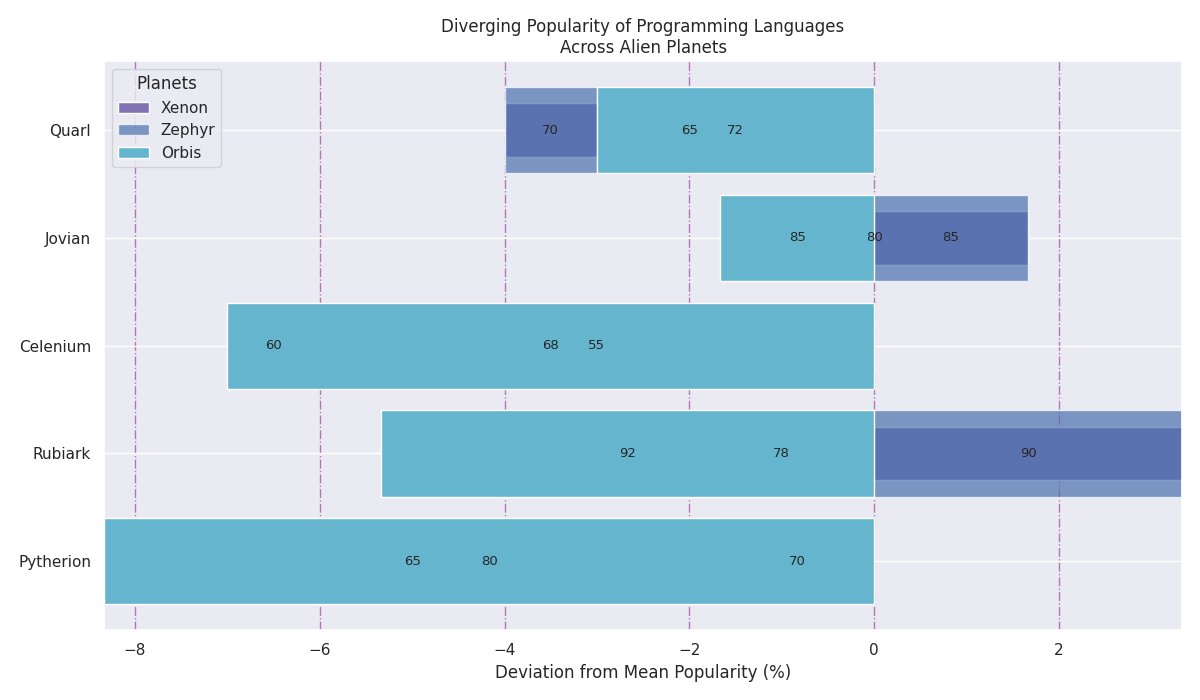

Generate this figure with Python:
import matplotlib.pyplot as plt
import numpy as np

languages = ["Pytherion", "Rubiark", "Celenium", "Jovian", "Quarl"]
xenon_popularity = [70, 90, 55, 85, 65]  # Shuffled
zephyr_popularity = [65, 78, 60, 80, 70]  # Shuffled
orbis_popularity = [80, 92, 68, 85, 72]  # Shuffled

central_value = np.mean([xenon_popularity, zephyr_popularity, orbis_popularity], axis=0)
xenon_deviation = np.array(xenon_popularity) - central_value
zephyr_deviation = np.array(zephyr_popularity) - central_value
orbis_deviation = np.array(orbis_popularity) - central_value

bar_width = 0.5
r = np.arange(len(languages))

fig, ax = plt.subplots(figsize=(12, 7))
ax.barh(r, xenon_deviation, color='m', height=bar_width, label='Xenon')
ax.barh(r, zephyr_deviation, left=xenon_deviation, color='b', alpha=0.7, label='Zephyr')
ax.barh(r, orbis_deviation, left=xenon_deviation + zephyr_deviation, color='c', label='Orbis')

for i in range(len(languages)):
    ax.text(xenon_deviation[i] / 2, i, str(int(xenon_popularity[i])), va='center', ha='center', fontsize=9.5)
    ax.text((xenon_deviation[i] + zephyr_deviation[i] / 2), i, str(int(zephyr_popularity[i])), va='center', ha='center', fontsize=9.5)
    ax.text((xenon_deviation[i] + zephyr_deviation[i] + orbis_deviation[i] / 2), i, str(int(orbis_popularity[i])), va='center', ha='center', fontsize=9.5)

ax.set_yticks(r)
ax.set_yticklabels(languages)
ax.set_xlabel('Deviation from Mean Popularity (%)')
ax.set_title('Diverging Popularity of Programming Languages\nAcross Alien Planets')
ax.xaxis.grid(True, linestyle='-.', which='major', color='purple', alpha=0.5)

plt.legend(title='Planets', loc='upper left')
plt.tight_layout()
plt.show()
